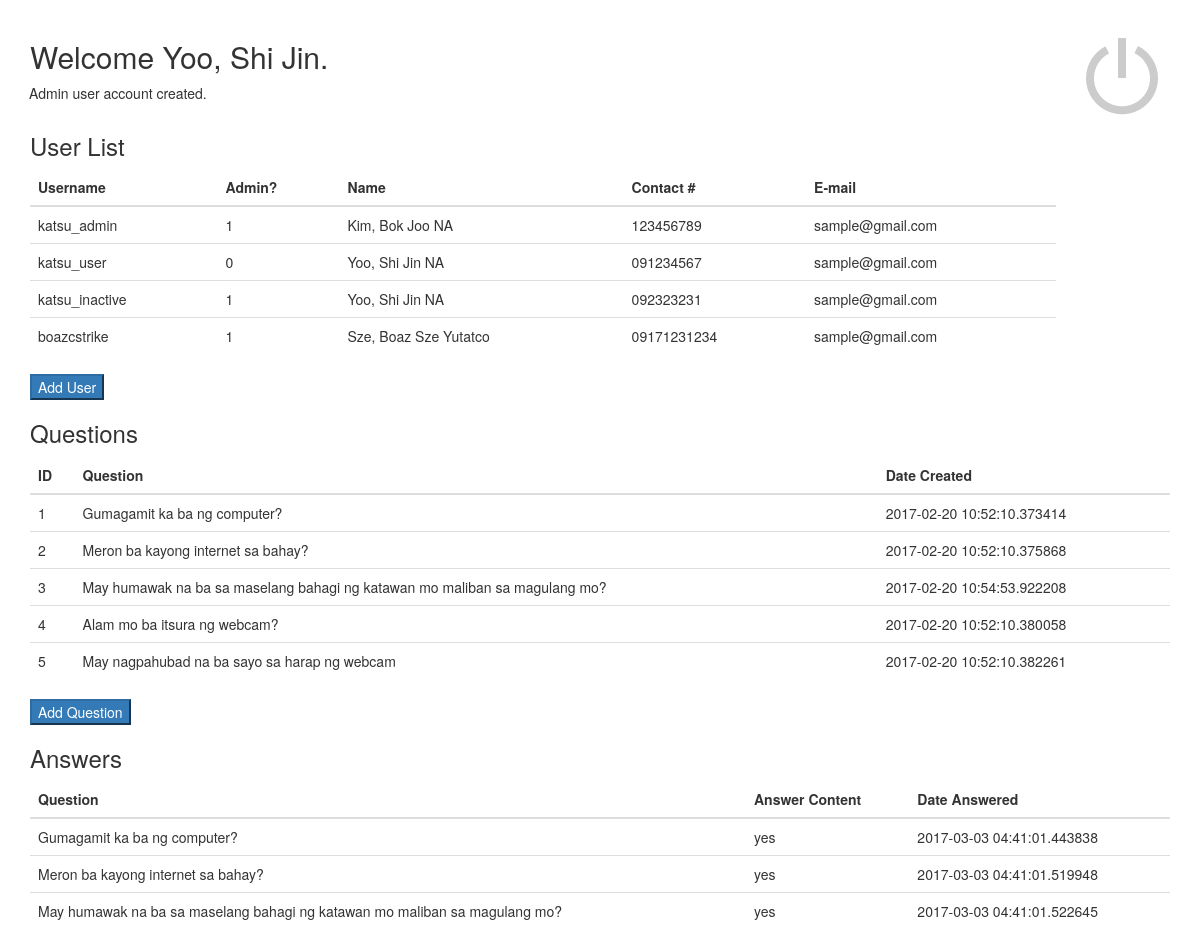
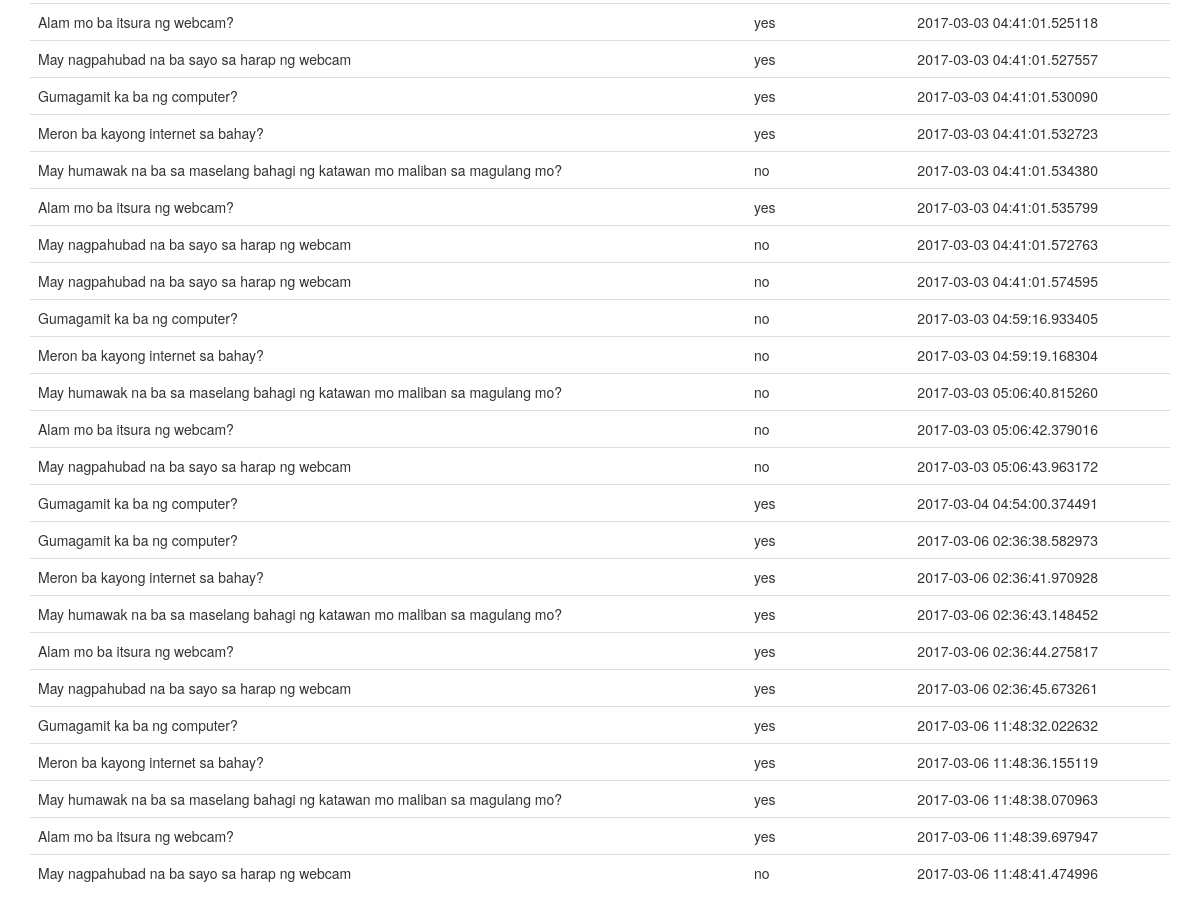
The page /admin-dashboard.php?success=1 (signed in) on the database its author committed (2 pictures, top to bottom).
### tables this page shows
CREATE TABLE `katsu_users_table` (
  `user_id` int(15) NOT NULL,
  `username` varchar(45) NOT NULL,
  `password` varchar(75) NOT NULL,
  `is_admin` int(2) NOT NULL,
  `firstname` varchar(45) NOT NULL,
  `middlename` varchar(45) DEFAULT NULL,
  `lastname` varchar(45) NOT NULL,
  `contact_num` varchar(15) NOT NULL,
  `email` varchar(45) NOT NULL,
  `is_active` int(2) NOT NULL,
  `time_created` timestamp(6) NOT NULL DEFAULT CURRENT_TIMESTAMP(6) ON UPDATE CURRENT_TIMESTAMP(6),
  `created_by` varchar(45) NOT NULL DEFAULT 'super admin'
);

CREATE TABLE `katsu_questions_table` (
  `question_id` int(15) NOT NULL,
  `user_id` int(15) NOT NULL,
  `question_content` varchar(1000) NOT NULL,
  `date_created` timestamp(6) NOT NULL DEFAULT CURRENT_TIMESTAMP(6) ON UPDATE CURRENT_TIMESTAMP(6)
);

CREATE TABLE `katsu_answers_table` (
  `answer_id` int(15) NOT NULL,
  `question_id` int(15) NOT NULL,
  `victim_id` int(15) NOT NULL,
  `user_id` int(15) NOT NULL,
  `answer_content` varchar(1000) NOT NULL,
  `date_answered` timestamp(6) NOT NULL DEFAULT CURRENT_TIMESTAMP(6) ON UPDATE CURRENT_TIMESTAMP(6)
);

### php/session/session_check.php (called while the page is built, shortened)
<?php
	if(isset($_SESSION['user_id']) && isset($_SESSION['username'])){
		$firstname = $_SESSION['firstname'];
		$lastname = $_SESSION['lastname'];
	}else{
		header("Location: index.php");
	}
?>

### admin-dashboard.php (the view, shortened to what this page needs)
<?php
	require_once("php/dbconnect.php");
	require("php/session/session_check.php");
?>
<br>
<h2 style="margin-left:1em;">Welcome <?php echo $lastname . ", " . $firstname . ".";?></h2>
<div style="margin-left:1em;" class="container">
	<?php
		include("php/status.php");
	?>
</div>
<a href="php/logout.php"><img src="images/power-btn.png" class="logout-btn"></a>
	<div class="container" id="users-table">
		<h3>User List</h3>
		<table class="table table-hover" style="max-width: 90% !important;">
			<thead>
				<tr>
					<th>Username</th>
					<th>Admin?</th>
					<th>Name</th>
					<th>Contact #</th>
					<th>E-mail</th>
				</tr>
			</thead>
			<tbody>
				<?php
					$query = mysqli_query($connection, "SELECT * FROM katsu_users_table;");
					while($r = mysqli_fetch_array($query)){
						$username = $r['username'];
						$is_admin = $r['is_admin'];
						$firstname = $r['firstname'];
						$middlename = $r['middlename'];
						$lastname = $r['lastname'];
						$name = $lastname . ", " . $firstname . " ". $middlename;
						$contact_num = $r['contact_num'];
						$email = $r['email'];
						echo "
						<tr>
							<td>" . $username . "</td>
							<td>" . $is_admin . "</td>
							<td>" . $name . "</td>
							<td>" . $contact_num . "</td>
							<td>" . $email . "</td>
						</tr>
						";
					}
				?>
			</tbody>
		</table>
		<button class="btn-primary" data-toggle="modal" data-target="#user-modal">Add User</button>
	</div>
	<div class="container" id="questions-table">
		<h3>Questions</h3>
		<table class="table table-hover">
			<thead>
				<tr>
					<th>ID</th>
					<th>Question</th>
					<th>Date Created</th>
				</tr>
			</thead>
			<tbody>
				<?php
					$query = mysqli_query($connection, "SELECT * FROM katsu_questions_table;");
					while($r = mysqli_fetch_array($query)){
						$question_id = $r['question_id'];
						$question_content = $r['question_content'];
						$date_created = $r['date_created'];
						echo "
						<tr>
							<td>" . $question_id . "</td>
							<td>" . $question_content . "</td>
							<td>" . $date_created . "</td>
						</tr>";
					}
				?>
			</tbody>
		</table>
		<button class="btn-primary" data-toggle="modal" data-target="#questions-modal">Add Question</button>
	</div>
	<div class="container" id="questions-table">
		<h3>Answers</h3>
		<table class="table table-hover">
			<thead>
				<tr>
					<th>Question</th>
					<th>Answer Content</th>
					<th>Date Answered</th>
				</tr>
			</thead>
			<tbody>
				<?php
					$query = mysqli_query($connection, "SELECT * FROM katsu_answers_table;");
					while($r = mysqli_fetch_array($query)){
						$question_id = $r['question_id'];
						$get_question = mysqli_query($connection, "SELECT question_content FROM katsu_questions_table WHERE question_id = '$question_id'");
						$answer_content = $r['answer_content'];
						$date_answered = $r['date_answered'];
						echo "
						<tr>
							<td>";
						while($r=mysqli_fetch_array($get_question)){
								echo $r['question_content'];
							}
						echo "</td>
							<td>" . $answer_content . "</td>
							<td>" . $date_answered . "</td>
						</tr>";
					}
				?>
			</tbody>
		</table>
	</div>
	</body>
</html>

### css/admin.css (style rules this page uses)
* { margin:0; box-sizing:border-box; }
.logout-btn { position:absolute; right:10px; top:10px; margin:20px; }

### rows shown on the page
katsu_users_table: username "katsu_admin", is_admin "1", name "Kim, Bok Joo NA", contact_num "123456789", email "sample@gmail.com"
katsu_users_table: username "katsu_user", is_admin "0", name "Yoo, Shi Jin NA", contact_num "091234567", email "sample@gmail.com"
katsu_users_table: username "katsu_inactive", is_admin "1", name "Yoo, Shi Jin NA", contact_num "092323231", email "sample@gmail.com"
katsu_users_table: username "boazcstrike", is_admin "1", name "Sze, Boaz Sze Yutatco", contact_num "09171231234", email "sample@gmail.com"
katsu_questions_table: question_id "1", question_content "Gumagamit ka ba ng computer?", date_created "2017-02-20 10:52:10.373414"
katsu_questions_table: question_id "2", question_content "Meron ba kayong internet sa bahay?", date_created "2017-02-20 10:52:10.375868"
katsu_questions_table: question_id "3", question_content "May humawak na ba sa maselang bahagi ng katawan mo maliban sa magulang mo?", date_created "2017-02-20 10:54:53.922208"
katsu_questions_table: question_id "4", question_content "Alam mo ba itsura ng webcam?", date_created "2017-02-20 10:52:10.380058"
katsu_questions_table: question_id "5", question_content "May nagpahubad na ba sayo sa harap ng webcam", date_created "2017-02-20 10:52:10.382261"
katsu_answers_table: answer_content "yes", date_answered "2017-03-03 04:41:01.443838"
katsu_answers_table: answer_content "yes", date_answered "2017-03-03 04:41:01.519948"
katsu_answers_table: answer_content "yes", date_answered "2017-03-03 04:41:01.522645"
katsu_answers_table: answer_content "yes", date_answered "2017-03-03 04:41:01.525118"
katsu_answers_table: answer_content "yes", date_answered "2017-03-03 04:41:01.527557"
katsu_answers_table: answer_content "yes", date_answered "2017-03-03 04:41:01.530090"
katsu_answers_table: answer_content "yes", date_answered "2017-03-03 04:41:01.532723"
katsu_answers_table: answer_content "no", date_answered "2017-03-03 04:41:01.534380"
katsu_answers_table: answer_content "yes", date_answered "2017-03-03 04:41:01.535799"
katsu_answers_table: answer_content "no", date_answered "2017-03-03 04:41:01.572763"
katsu_answers_table: answer_content "no", date_answered "2017-03-03 04:41:01.574595"
katsu_answers_table: answer_content "no", date_answered "2017-03-03 04:59:16.933405"
katsu_answers_table: answer_content "no", date_answered "2017-03-03 04:59:19.168304"
katsu_answers_table: answer_content "no", date_answered "2017-03-03 05:06:40.815260"
katsu_answers_table: answer_content "no", date_answered "2017-03-03 05:06:42.379016"
katsu_answers_table: answer_content "no", date_answered "2017-03-03 05:06:43.963172"
katsu_answers_table: answer_content "yes", date_answered "2017-03-04 04:54:00.374491"
katsu_answers_table: answer_content "yes", date_answered "2017-03-06 02:36:38.582973"
katsu_answers_table: answer_content "yes", date_answered "2017-03-06 02:36:41.970928"
katsu_answers_table: answer_content "yes", date_answered "2017-03-06 02:36:43.148452"
katsu_answers_table: answer_content "yes", date_answered "2017-03-06 02:36:44.275817"
katsu_answers_table: answer_content "yes", date_answered "2017-03-06 02:36:45.673261"
katsu_answers_table: answer_content "yes", date_answered "2017-03-06 11:48:32.022632"
katsu_answers_table: answer_content "yes", date_answered "2017-03-06 11:48:36.155119"
katsu_answers_table: answer_content "yes", date_answered "2017-03-06 11:48:38.070963"
katsu_answers_table: answer_content "yes", date_answered "2017-03-06 11:48:39.697947"
katsu_answers_table: answer_content "no", date_answered "2017-03-06 11:48:41.474996"

### other values the page prints
$lastname "Yoo"
$firstname "Shi Jin"
